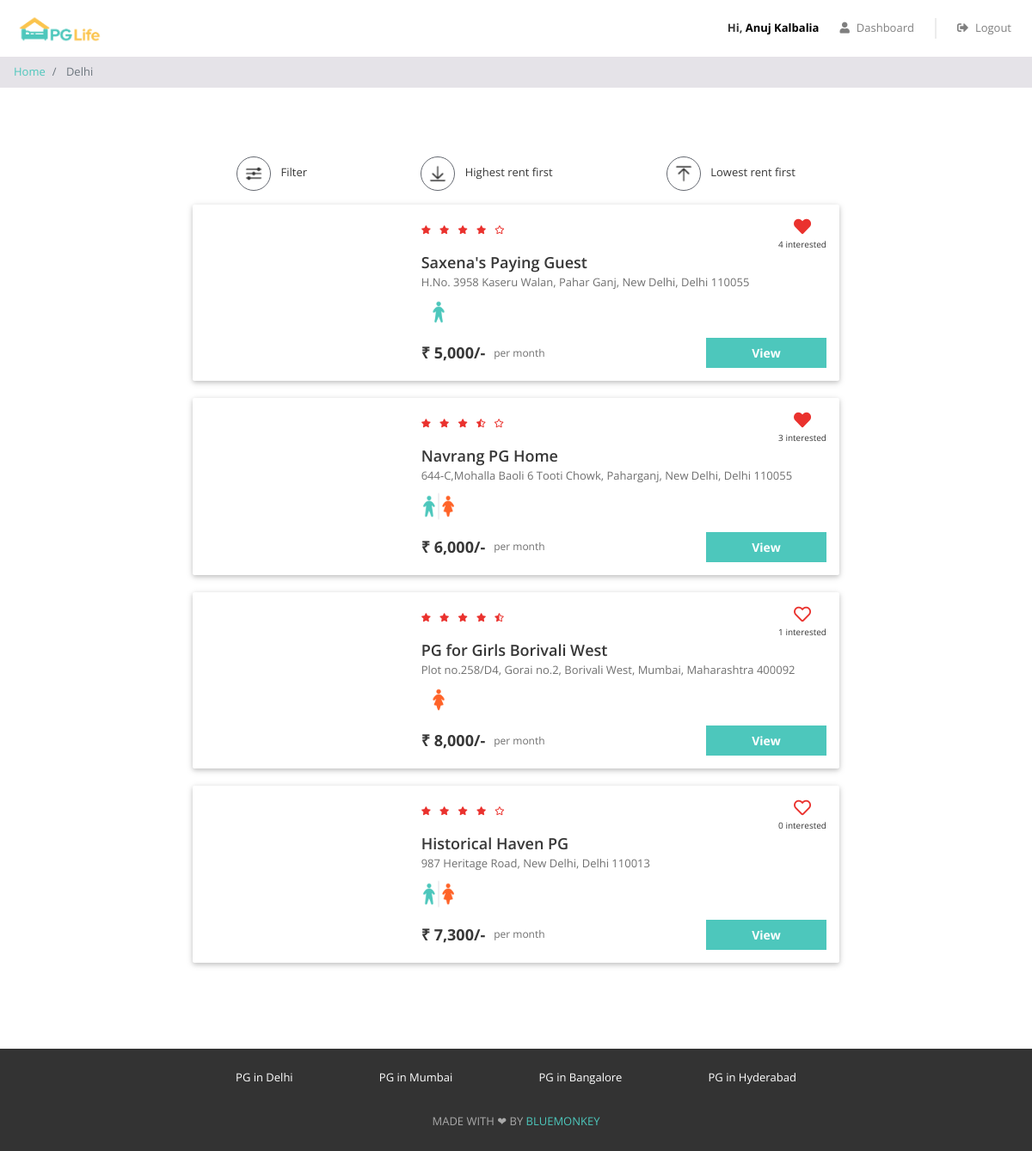
The app's page /property_list.php?city=Delhi (signed in) with its own data.
### tables this page shows
CREATE TABLE `properties` (
  `id` int(11) NOT NULL,
  `city_id` int(11) NOT NULL,
  `name` varchar(100) NOT NULL,
  `address` varchar(255) NOT NULL,
  `description` longtext NOT NULL,
  `gender` enum('male','female','unisex') NOT NULL,
  `rent` int(11) NOT NULL,
  `rating_clean` float(2,1) NOT NULL,
  `rating_food` float(2,1) NOT NULL,
  `rating_safety` float(2,1) NOT NULL
);

### property_list.php (the view, shortened to what this page needs)
<?php
require "includes/database_connect.php";
$user_id = isset($_SESSION['user_id']) ? $_SESSION['user_id'] : NULL;
$city_name = $_GET["city"];
$sql_1 = "SELECT * FROM cities WHERE name = '$city_name'";
$result_1 = mysqli_query($conn, $sql_1);
$city = mysqli_fetch_assoc($result_1);
$city_id = $city['id'];
$sql_2 = "SELECT * FROM properties WHERE city_id = $city_id";
$result_2 = mysqli_query($conn, $sql_2);
$properties = mysqli_fetch_all($result_2, MYSQLI_ASSOC);
$sql_3 = "SELECT *
            FROM interested_users_properties iup
            INNER JOIN properties p ON iup.property_id = p.id
            WHERE p.city_id = $city_id";
$result_3 = mysqli_query($conn, $sql_3);
$interested_users_properties = mysqli_fetch_all($result_3, MYSQLI_ASSOC);
?>
<!DOCTYPE html>
<html lang="en">
<head>
    <?php
    include "includes/head_links.php";
    ?>
    <link href="css/property_list.css" rel="stylesheet" />
</head>
<body>
    <?php
    include "includes/header.php";
    ?>
    <nav aria-label="breadcrumb">
        <ol class="breadcrumb py-2">
            <li class="breadcrumb-item">
                <a href="index.php">Home</a>
            </li>
            <li class="breadcrumb-item active" aria-current="page">
                <?php echo $city_name; ?>
            </li>
        </ol>
    </nav>
    <div class="page-container">
        <div class="filter-bar row justify-content-around">
            <div class="col-auto" data-toggle="modal" data-target="#filter-modal">
                <img src="img/filter.png" alt="filter" />
                <span>Filter</span>
            </div>
            <div class="col-auto">
                <img src="img/desc.png" alt="sort-desc" />
                <span>Highest rent first</span>
            </div>
            <div class="col-auto">
                <img src="img/asc.png" alt="sort-asc" />
                <span>Lowest rent first</span>
            </div>
        </div>
        <?php
        foreach ($properties as $property) {
        ?>
            <div class="property-card property-id-<?= $property['id'] ?> row">
                <div class="image-container col-md-4">
                </div>
                <div class="content-container col-md-8">
                    <div class="row no-gutters justify-content-between">
                        <?php
                        $total_rating = ($property['rating_clean'] + $property['rating_food'] + $property['rating_safety']) / 3;
                        $total_rating = round($total_rating, 1);
                        ?>
                        <div class="star-container" title="<?= $total_rating ?>">
                            <?php
                            $rating = $total_rating;
                            for ($i = 0; $i < 5; $i++) {
                                if ($rating >= $i + 0.8) {
                            ?>
                                    <i class="fas fa-star"></i>
                                <?php
                                } elseif ($rating >= $i + 0.3) {
                                ?>
                                    <i class="fas fa-star-half-alt"></i>
                                <?php
                                } else {
                                ?>
                                    <i class="far fa-star"></i>
                            <?php
                                }
                            }
                            ?>
                        </div>
                        <div class="interested-container">
                            <?php
                            $interested_users_count = 0;
                            $is_interested = false;
                            foreach ($interested_users_properties as $interested_user_property) {
                                if ($interested_user_property['property_id'] == $property['id']) {
                                    $interested_users_count++;
                                    if ($interested_user_property['user_id'] == $user_id) {
                                        $is_interested = true;
                                    }
                                }
                            }
                            if ($is_interested) {
                            ?>
                                <i class="is-interested-image fas fa-heart" property_id="<?= $property['id'] ?>"></i>
                            <?php
                            } else {
                            ?>
                                <i class="is-interested-image far fa-heart" property_id="<?= $property['id'] ?>"></i>
                            <?php
                            }
                            ?>
                            <div class="interested-text">
                                <span class="interested-user-count"><?= $interested_users_count ?></span> interested
                            </div>
                        </div>
                    </div>
                    <div class="detail-container">
                        <div class="property-name"><?= $property['name'] ?></div>
                        <div class="property-address"><?= $property['address'] ?></div>
                        <div class="property-gender">
                            <?php
                            if ($property['gender'] == "male") {
                            ?>
                                <img src="img/male.png" />
                            <?php
                            } elseif ($property['gender'] == "female") {
                            ?>
                                <img src="img/female.png" />
                            <?php
                            } else {
                            ?>
                                <img src="img/unisex.png" />
                            <?php
                            }
                            ?>
                        </div>
                    </div>
                    <div class="row no-gutters">
                        <div class="rent-container col-6">
                            <div class="rent">₹ <?= number_format($property['rent']) ?>/-</div>
                            <div class="rent-unit">per month</div>
                        </div>
                        <div class="button-container col-6">
                            <a href="property_detail.php?property_id=<?= $property['id'] ?>" class="btn btn-primary">View</a>
                        </div>
                    </div>
                </div>
            </div>
        <?php
        }
        ?>
    </div>
    <?php
    include "includes/footer.php";
    ?>
</body>
</html>

### css/common.css (style rules this page uses)
* { box-sizing: border-box; font-family: 'Open Sans', sans-serif; }
body { color: #373737; font-size: 16px; position: relative; }
.btn-primary, .btn-warning, .btn-danger { color: white; font-weight: bold; }
.breadcrumb { background-color: #e5e3e8; font-size: 13px; border-radius: 0px; margin-bottom: 0px; }
.page-container { max-width: 800px; padding: 80px 24px; margin: auto; }

### css/property_list.css (style rules this page uses)
.filter-bar > div { cursor: pointer; font-size: 13px; text-align: center; margin-bottom: 16px; }
.filter-bar img { width: 40px; height: 40px; border-radius: 40px; border: 1px solid #646870; padding: 6px; margin-right: 8px; }
.property-card { background-color: #ffffff; border-radius: 2px; padding: 15px 0px; margin: 0px auto 20px; box-shadow: 0 2px 5px 0 rgba(0, 0, 0, 0.16), 0 2px 10px 0 rgba(0, 0, 0, 0.12); }
.image-container { text-align: center; }
.star-container i { color: #EA322E; font-size: 10px; margin-right: 6px; }
.interested-container { text-align: center; }
.interested-container i { color: #EA322E; font-size: 20px; cursor: pointer; }
.interested-text { font-size: 10px; }
.detail-container { padding-bottom: 10px; }
.property-name { font-size: 18px; font-weight: 600; }
.property-address { color: #6f6f6f; font-size: 13px; padding-bottom: 5px; }
.property-gender img { width: 40px; }
.rent-container { display: flex; align-items: center; }
.rent { font-size: 18px; font-weight: bold; padding-right: 10px; }
.rent-unit { color: #6f6f6f; font-size: 12px; }
.button-container .btn { font-size: 14px; border-radius: 0px; width: 140px; float: right; }

### records on screen
properties: interested_users_count "4", name "Saxena's Paying Guest", address "H.No. 3958 Kaseru Walan, Pahar Ganj, New Delhi, Delhi 110055", rent "5,000"
properties: interested_users_count "3", name "Navrang PG Home", address "644-C,Mohalla Baoli 6 Tooti Chowk, Paharganj, New Delhi, Delhi 110055", rent "6,000"
properties: rating_safety 4.5 (drawn), interested_users_count "1", name "PG for Girls Borivali West", address "Plot no.258/D4, Gorai no.2, Borivali West, Mumbai, Maharashtra 400092", rent "8,000"
properties: interested_users_count "0", name "Historical Haven PG", address "987 Heritage Road, New Delhi, Delhi 110013", rent "7,300"

### other values on screen
$_SESSION["full_name"] "Anuj Kalbalia"
$city_name "Delhi"
